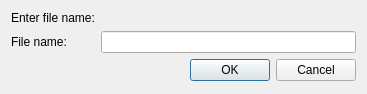
<?xml version="1.0" encoding="UTF-8"?>
<ui version="4.0">
 <class>Dialog</class>
 <widget class="QDialog" name="Dialog">
  <property name="geometry">
   <rect>
    <x>0</x>
    <y>0</y>
    <width>367</width>
    <height>94</height>
   </rect>
  </property>
  <property name="windowTitle">
   <string>Dialog</string>
  </property>
  <layout class="QFormLayout" name="formLayout">
   <item row="0" column="0">
    <widget class="QLabel" name="title">
     <property name="text">
      <string>Enter file name:</string>
     </property>
    </widget>
   </item>
   <item row="1" column="0">
    <widget class="QLabel" name="filename">
     <property name="text">
      <string>File name:</string>
     </property>
     <property name="buddy">
      <cstring>filenameLine</cstring>
     </property>
    </widget>
   </item>
   <item row="1" column="1">
    <widget class="QLineEdit" name="filenameLine"/>
   </item>
   <item row="3" column="1">
    <widget class="QDialogButtonBox" name="buttonBox">
     <property name="orientation">
      <enum>Qt::Horizontal</enum>
     </property>
     <property name="standardButtons">
      <set>QDialogButtonBox::Cancel|QDialogButtonBox::Ok</set>
     </property>
    </widget>
   </item>
  </layout>
 </widget>
 <resources/>
 <connections>
  <connection>
   <sender>buttonBox</sender>
   <signal>accepted()</signal>
   <receiver>Dialog</receiver>
   <slot>accept()</slot>
   <hints>
    <hint type="sourcelabel">
     <x>248</x>
     <y>254</y>
    </hint>
    <hint type="destinationlabel">
     <x>157</x>
     <y>274</y>
    </hint>
   </hints>
  </connection>
  <connection>
   <sender>buttonBox</sender>
   <signal>rejected()</signal>
   <receiver>Dialog</receiver>
   <slot>reject()</slot>
   <hints>
    <hint type="sourcelabel">
     <x>316</x>
     <y>260</y>
    </hint>
    <hint type="destinationlabel">
     <x>286</x>
     <y>274</y>
    </hint>
   </hints>
  </connection>
 </connections>
</ui>
